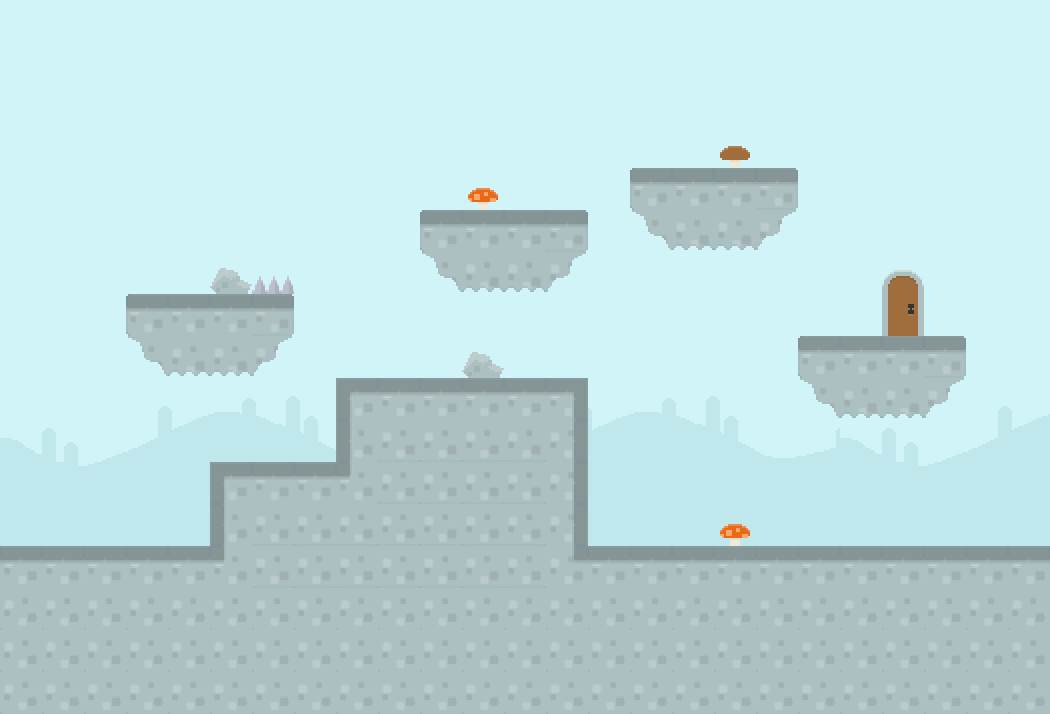

A level layout from a 2D game, rendered from its tile map. Below: a short description, then the map file with its tile-grid data intact:
An orthogonal 25x17 tile map with 42x42 px tiles, 2 tile layers (background, foreground) and 2 objects (player, diamond).

<map version="1.0" tiledversion="1.0.2" orientation="orthogonal" renderorder="right-down" width="25" height="17" tilewidth="42" tileheight="42" nextobjectid="18">
 <tileset firstgid="1" source="tileset.tsx" />
 <layer name="background" width="25" height="17">
  <data encoding="csv">
232,232,232,232,232,232,232,232,232,232,232,232,232,232,232,232,232,232,232,232,232,232,232,232,232,
232,232,232,232,232,232,232,232,232,232,232,232,232,232,232,232,232,232,232,232,232,232,232,232,232,
232,232,232,232,232,232,232,232,232,232,232,232,232,232,232,232,232,232,232,232,232,232,232,232,232,
232,232,232,232,232,232,232,232,232,232,232,232,232,232,232,232,232,232,232,232,232,232,232,232,232,
232,232,232,232,232,232,232,232,232,232,232,232,232,232,232,232,232,232,232,232,232,232,232,232,232,
232,232,232,232,232,232,232,232,232,232,232,232,232,232,232,232,232,232,232,232,232,232,232,232,232,
232,232,232,232,232,232,232,232,232,232,232,232,232,232,232,232,232,232,232,232,232,232,232,232,232,
232,232,232,232,232,232,232,232,232,232,232,232,232,232,232,232,232,232,232,232,232,232,232,232,232,
232,232,232,232,232,232,232,232,232,232,232,232,232,232,232,232,232,232,232,232,232,232,232,232,232,
230,231,232,233,234,235,236,237,238,239,230,231,232,233,234,235,236,237,238,239,230,231,232,233,234,
260,261,262,263,264,265,266,267,268,269,260,261,262,263,264,265,266,267,268,269,260,261,262,263,264,
290,291,292,293,294,295,296,297,298,299,290,291,292,293,294,295,296,297,298,299,290,291,292,293,294,
294,294,294,294,294,294,294,294,294,294,294,294,294,294,294,294,294,294,294,294,294,294,294,294,294,
381,381,381,381,381,381,381,381,381,381,381,381,381,381,381,381,381,381,381,381,381,381,381,381,381,
381,381,381,381,381,381,381,381,381,381,381,381,381,381,381,381,381,381,381,381,381,381,381,381,381,
381,381,381,381,381,381,381,381,381,381,381,381,381,381,381,381,381,381,381,381,381,381,381,381,381,
381,381,381,381,381,381,381,381,381,381,381,381,381,381,381,381,381,381,381,381,381,381,381,381,381
</data>
 </layer>
 <layer name="foreground" width="25" height="17">
  <data encoding="csv">
0,0,0,0,0,0,0,0,0,0,0,0,0,0,0,0,0,0,0,0,0,0,0,0,0,
0,0,0,0,0,0,0,0,0,0,0,0,0,0,0,0,0,0,0,0,0,0,0,0,0,
0,0,0,0,0,0,0,0,0,0,0,0,0,0,0,0,0,0,0,0,0,0,0,0,0,
0,0,0,0,0,0,0,0,0,0,0,0,0,0,0,0,0,108,0,0,0,0,0,0,0,
0,0,0,0,0,0,0,0,0,0,0,109,0,0,0,740,741,741,742,0,0,0,0,0,0,
0,0,0,0,0,0,0,0,0,0,740,741,741,742,0,806,837,837,805,0,0,0,0,0,0,
0,0,0,0,0,49,119,0,0,0,806,837,837,805,0,0,0,0,0,0,0,167,0,0,0,
0,0,0,740,741,741,742,0,0,0,0,0,0,0,0,0,0,0,0,0,0,168,0,0,0,
0,0,0,806,837,837,805,0,0,0,0,49,0,0,0,0,0,0,0,740,741,741,742,0,0,
0,0,0,0,0,0,0,0,799,741,741,741,741,800,0,0,0,0,0,806,837,837,805,0,0,
0,0,0,0,0,0,0,0,803,834,834,834,834,804,0,0,0,0,0,0,0,0,0,0,0,
0,0,0,0,0,799,741,741,801,834,834,834,834,804,0,0,0,0,0,0,0,0,0,0,0,
0,0,0,0,0,803,834,834,834,834,834,834,834,804,0,0,0,109,0,0,0,0,0,0,0,
741,741,741,741,741,801,834,834,834,834,834,834,834,802,741,741,741,741,741,741,741,741,741,741,741,
807,807,807,807,807,807,807,807,807,807,807,807,807,807,807,807,807,807,807,807,807,807,807,807,807,
807,807,807,807,807,807,807,807,807,807,807,807,807,807,807,807,807,807,807,807,807,807,807,807,807,
807,807,807,807,807,807,807,807,807,807,807,807,807,807,807,807,807,807,807,807,807,807,807,807,807
</data>
 </layer>
 <objectgroup name="objects">
  <object id="2" name="player" type="player" x="147.5" y="485" width="44" height="48" />
  <object id="17" name="diamond" x="957.333" y="133.333" width="38.6667" height="44" />
 </objectgroup>
</map>
